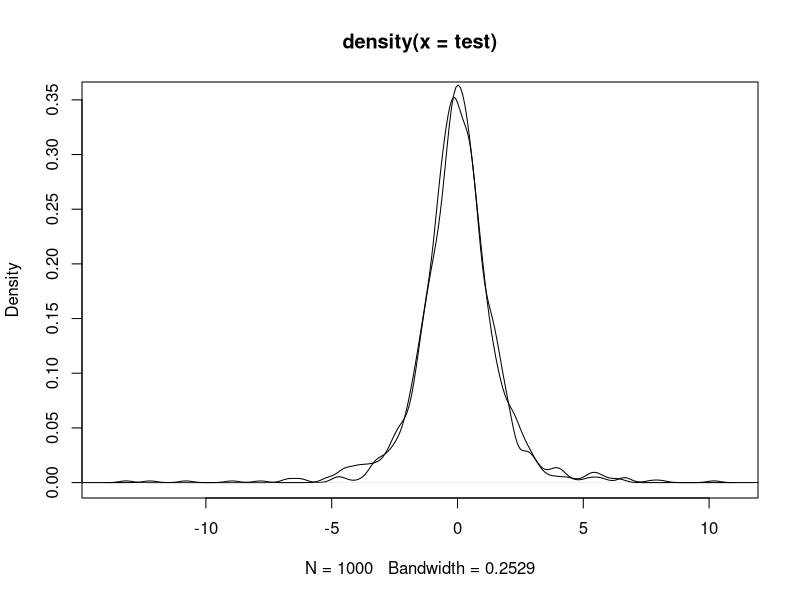
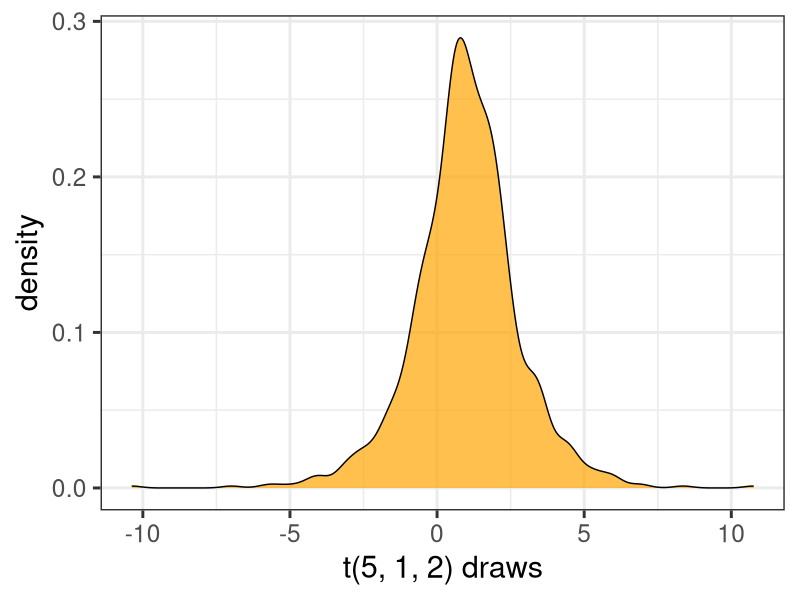

Write the R code that produced these figures, in order.
# Question 2 - write a function that samples from a t distribution using the method of composition
library(MCMCpack); library(ggplot2)
t.sampler <- function(draws, nu, mu, sigma2){
	lambda <- rinvgamma(draws, shape = nu/2, scale = nu/2)
	out <- rnorm(draws, mu, sqrt(lambda*sigma2))
	out
}

test <- t.sampler(1000, 3, 0, 1)

# Sanity checking
test2 <- rt(1000, 3)
ks.test(test, test2)
plot(density(test))
lines(density(test2))

# Looks like they're from the same distribution

# This bit answers the question
answer <- data.frame(output = t.sampler(1000, 5, 1, 2))
str(answer)
ggplot(answer, aes(x = output)) + geom_density(fill = "orange", alpha = 0.7) + theme_bw(base_size = 22) + xlab("t(5, 1, 2) draws")
